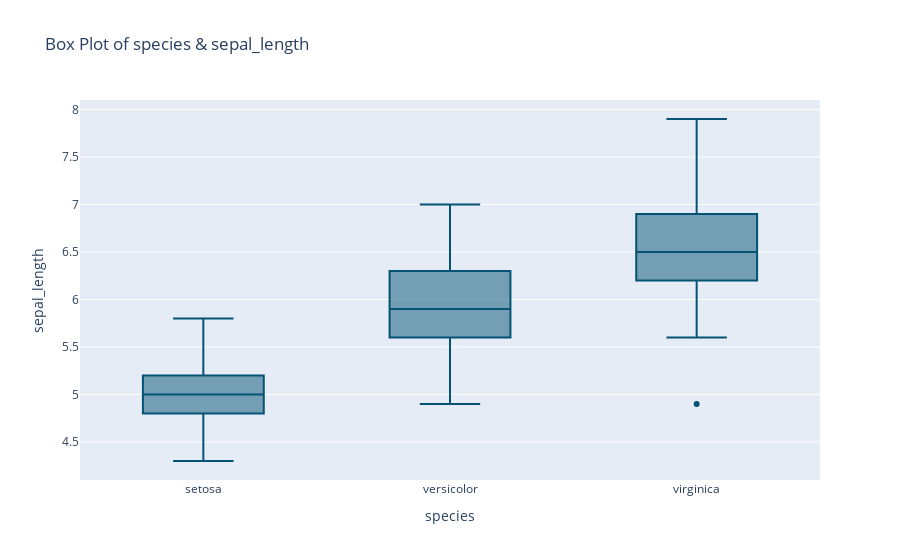

Here is the notebook cell this chart was saved with:
### Code cell
px.box(df1 ,  x  = "species" ,
       y  = "sepal_length" ,
       title = "Box Plot of species & sepal_length" , color_discrete_sequence = px.colors.sequential.Bluyl_r )

### Figure 1 — Plotly figure (JSON) as saved in the notebook; plotly's stock layout.template omitted (floating-point values rounded to 4 significant figures; data arrays with more than 128 entries replaced by an {"elided": "..."} marker saying what was removed)
{"data": [{"alignmentgroup": "True", "hovertemplate": "species=%{x}<br>sepal_length=%{y}<extra></extra>", "legendgroup": "", "marker": {"color": "rgb(4, 82, 117)"}, "name": "", "notched": false, "offsetgroup": "", "orientation": "v", "showlegend": false, "type": "box", "x": {"elided": "150 str values"}, "x0": " ", "xaxis": "x", "y": {"elided": "150 float values"}, "y0": " ", "yaxis": "y"}], "layout": {"boxmode": "group", "legend": {"tracegroupgap": 0}, "title": {"text": "Box Plot of species & sepal_length"}, "xaxis": {"anchor": "y", "domain": [0, 1], "title": {"text": "species"}}, "yaxis": {"anchor": "x", "domain": [0, 1], "title": {"text": "sepal_length"}}}}
